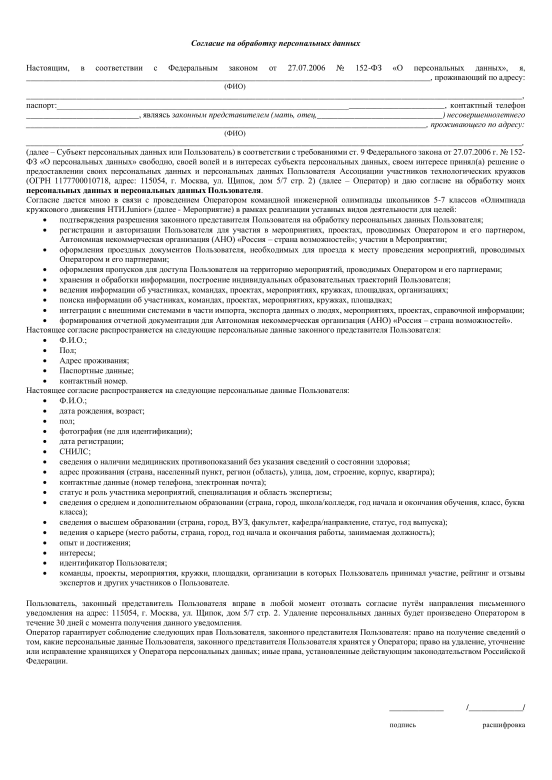
#> input picture default.jpg, 1654 x 2339 px, found by its file name (shown at 1/3 size)
$ python test.py
#> lines starting #> are read from the running program, lines starting #| are printed output that depends on the picture; after the words box and inside, x2 and y2 are one past the last pixel; in counts of white or black regions, pixels touching at a corner belong together
import cv2
import cv2.xfeatures2d as cv
from numpy import *
from matplotlib import pyplot as plt
import glob
from math import sqrt
import json


def MatchFeatures(img1, img2):
    sift = cv.SIFT_create()
    kp1, des1 = sift.detectAndCompute(img1, None)
    kp2, des2 = sift.detectAndCompute(img2, None)

    f=cv2.drawKeypoints(img1,kp1,None,[0,0,255],flags=cv2.DRAW_MATCHES_FLAGS_DRAW_RICH_KEYPOINTS)
    nf=cv2.drawKeypoints(img2,kp2,None,[255,0,0],flags=cv2.DRAW_MATCHES_FLAGS_DRAW_RICH_KEYPOINTS)

    bf = cv2.BFMatcher()
    matches = bf.knnMatch(des1,des2, k=2)

    good1 = []
    try:
        for m,n in matches:
            if m.distance < 0.75*n.distance:
                good1.append([m])
    except ValueError:
        print("not enough matches")
        return False, [], []

    matches = bf.knnMatch(des2,des1, k=2)

    good2 = []
    try:
        for m,n in matches:
            if m.distance < 0.75*n.distance:
                good2.append([m])
    except ValueError:
        print("not enough matches")
        return False, [], []

    good=[]
    A = []
    B = []
    for i in good1:
        img1_id1=i[0].queryIdx
        img2_id1=i[0].trainIdx
        (x1,y1)=kp1[img1_id1].pt
        (x2,y2)=kp2[img2_id1].pt

        for j in good2:
            img1_id2=j[0].queryIdx
            img2_id2=j[0].trainIdx

            (a1,b1)=kp2[img1_id2].pt
            (a2,b2)=kp1[img2_id2].pt

            if (a1 == x2 and b1 == y2) and (a2 == x1 and b2 == y1):
                good.append(i)
                A.append([a2, b2])
                B.append([a1, b1])

    result = cv2.drawMatchesKnn(img1,kp1,img2,kp2,good,None,[0,0,255],flags=2)
    if (len(B) > 5) and (len(B) > 5):
        ok = True
    else:
        ok = False
    return ok, transpose(A), transpose(B)


# [46 lines left out: function rigid_transform_3D, not called in this run]


# set window size
cv2.namedWindow("img", cv2.WINDOW_NORMAL)
cv2.resizeWindow('img', int(1080*2/3), 1080)

# default clear blank
default_img_name = "default.jpg"
img1 = cv2.imread(default_img_name, 0)
#> img1 is the input picture: shape (2339, 1654); min 0, max 255, mean 241.2
def_h = 720
img1 = cv2.resize(img1, (int(def_h*3/2), def_h))
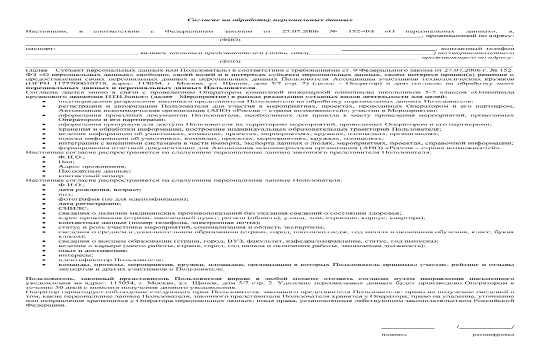
#> img1: shape (720, 1080) (shown at 1/2 size); min 0, max 255, mean 241.1

# user uploaded images
folder = "photos/"
file_names = glob.glob(folder + '*.jpg')
#print(file_names)

for i in range(len(file_names)):
    img2 = cv2.imread(file_names[i], 0)
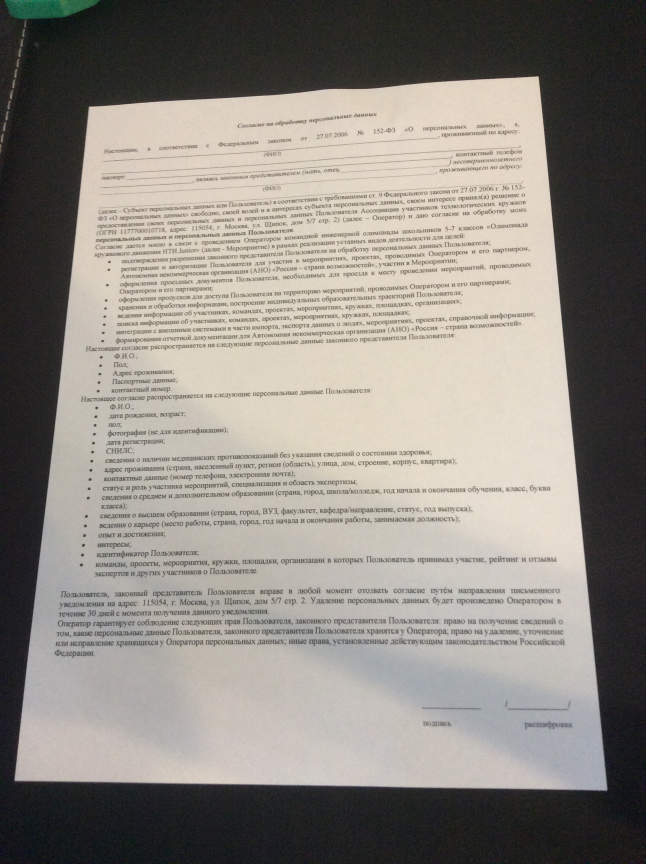
#> input picture photos/IMG_2068_empty.JPG, 1936 x 2592 px (shown at 1/3 size)
    h, w = img1.shape
    img2 = cv2.resize(img2, (int(def_h*3/2), def_h))
#> img2: shape (720, 1080)
    combo = cv2.addWeighted(img1,0.5,img2,0.5,0)
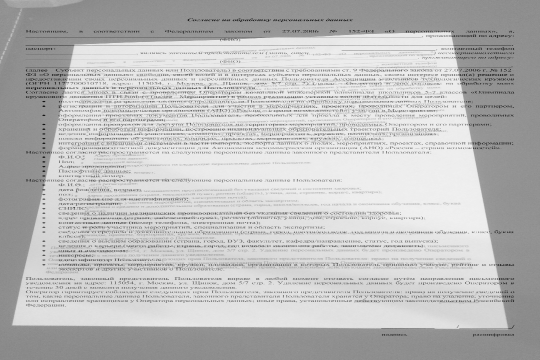
#> combo: shape (720, 1080) (shown at 1/2 size); min 12, max 242, mean 189.1
    ok, A, B = MatchFeatures(img1, img2)
#> in MatchFeatures, `kp1, des1 = sift.detectAndCompute(img1, None)`: kp1 = 3906 keypoints; strongest (x, y, size): (500, 176, 1.9), (302, 176, 1.8), (54, 176, 1.9), (87, 407, 2.6)
#> in MatchFeatures, `kp2, des2 = sift.detectAndCompute(img2, None)`: kp2 = 3377 keypoints; strongest (x, y, size): (155, 377, 1.8), (156, 369, 1.9), (138, 462, 2.3), (70, 616, 57.4)
#> in MatchFeatures, `f=cv2.drawKeypoints(img1,kp1,None,[0,0,255],flags=cv2.DRAW_MATCHES_FLA..`:
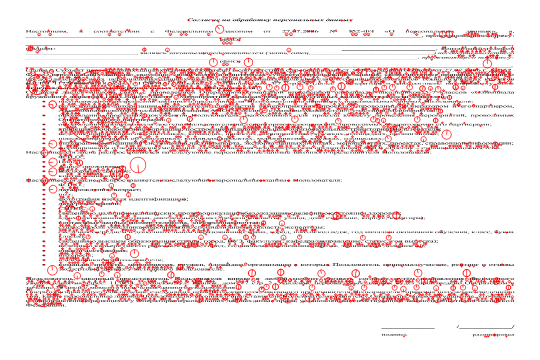
#> f: shape (720, 1080, 3) (shown at 1/2 size); mean of channels 0, 1, 2 225.7, 225.7, 242; drawn as B, G, R
#> in MatchFeatures, `nf=cv2.drawKeypoints(img2,kp2,None,[255,0,0],flags=cv2.DRAW_MATCHES_FL..`:
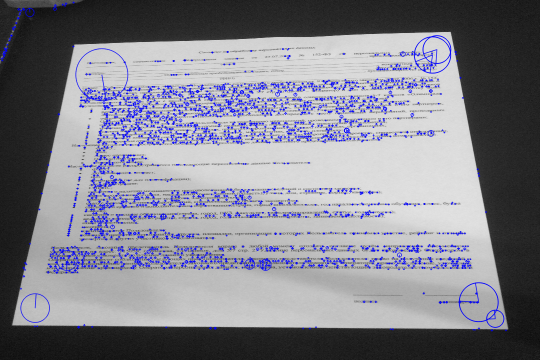
#> nf: shape (720, 1080, 3) (shown at 1/2 size); mean of channels 0, 1, 2 140, 130, 130; drawn as B, G, R
#> in MatchFeatures, `matches = bf.knnMatch(des1,des2, k=2)`: matches = 3906 matches
#> after the loop in MatchFeatures, `for m,n in matches:`: good1 = 349 matches
#> in MatchFeatures, `matches = bf.knnMatch(des2,des1, k=2)`: matches = 3377 matches
#> after the loop in MatchFeatures, `for m,n in matches:`: good2 = 276 matches
#> the loop in MatchFeatures, `for i in good1:` made 349 passes
#> (img1_id1, img2_id1, x1, y1, x2, y2) on passes 1 to 3: (27, 58, 60.71, 597.7, 100.9, 532.6), (28, 59, 60.71, 597.7, 100.9, 532.6), (31, 240, 61.54, 144.9, 171.5, 179.1)
#> after the loop in MatchFeatures, `for i in good1:`: A = 220 pairs, first value 60.71 to 1020.2, second value 67.55 to 669.6; B = 220 pairs, first value 100.9 to 932.5, second value 103.3 to 603.7; good = 220 matches
#> in MatchFeatures, `result = cv2.drawMatchesKnn(img1,kp1,img2,kp2,good,None,[0,0,255],flag..`:
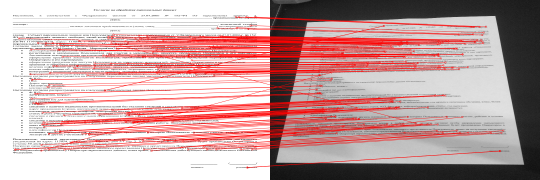
#> result: shape (720, 2160, 3) (shown at 1/4 size); mean of channels 0, 1, 2 163.2, 163.2, 196.1; drawn as B, G, R
#> ok = True
    if not ok:
        print("not ok.")
        #print(A)
        #print(B)
        continue
    #print(A)
    _, n = A.shape
    for i in range(n):
        cv2.line(combo, (int(A[0][i]), int(A[1][i])), (int(B[0][i]), int(B[1][i])), (0, 0, 255))
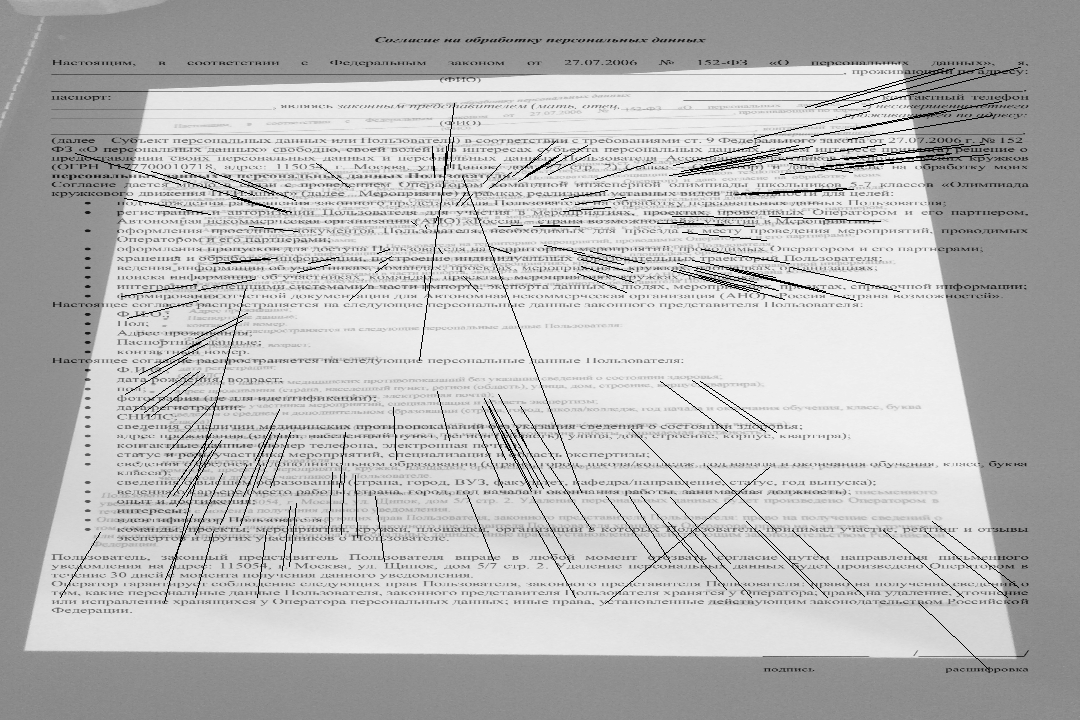
#> combo: shape (720, 1080); 1.5% of pixels changed, all inside (x1, y1, x2, y2) = (60, 67, 1021, 670)
    """
    for i in range(n):
        A[0][i] = A[0][i] * height / f
        A[1][i] = A[1][i] * height / f
        B[0][i] = B[0][i] * height / f
        B[1][i] = B[1][i] * height / f
    Z = [repeat(height, n)]
    A = append(A, Z, axis=0)
    B = append(B, Z, axis=0)
    # [4 lines of commented-out code are left out]
    ret_R, ret_t = rigid_transform_3D(A, B)
    print("Recovered rotation")
    print(ret_R)
    print("")
    print("Recovered translation")
    print(ret_t)
    print("")
    """
    cv2.imshow('img', combo)
    print("number of matches: " + str(n))
#| number of matches: 220
    k = cv2.waitKey(0) & 0xff
#> (key Esc is pressed here)
#> pass 2 of the loop `for i in range(len(file_names)):`:
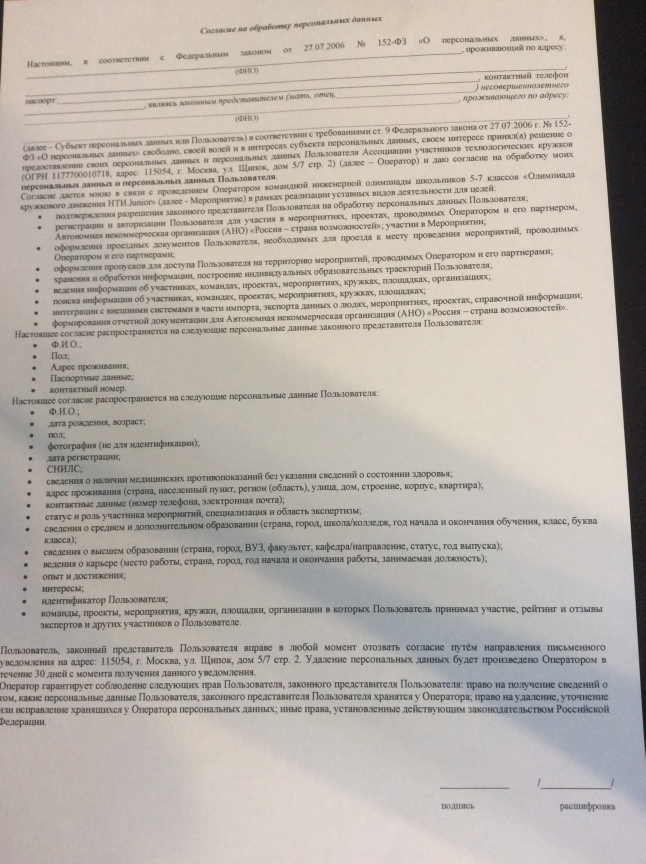
#> input picture photos/IMG_2069_empty.JPG, 1936 x 2592 px (shown at 1/3 size)
#> kp2 = 4899 keypoints; strongest (x, y, size): (47, 431, 2.6), (845, 175, 1.9), (62, 233, 2.4), (48, 411, 2.7)
#> in MatchFeatures (call 2), `nf=cv2.drawKeypoints(img2,kp2,None,[255,0,0],flags=cv2.DRAW_MATCHES_FL..`:
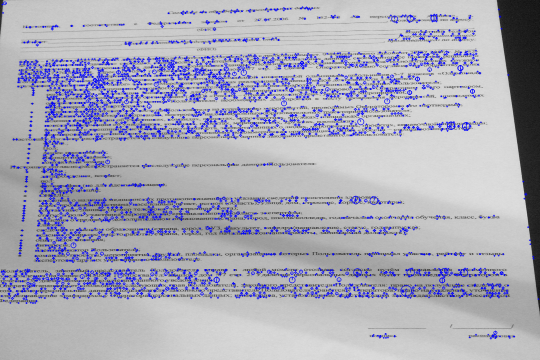
#> nf: shape (720, 1080, 3) (shown at 1/2 size); mean of channels 0, 1, 2 183.3, 168.7, 168.7; drawn as B, G, R
#> in MatchFeatures (call 2), `matches = bf.knnMatch(des1,des2, k=2)`: matches = 3906 matches
#> after the loop in MatchFeatures (call 2), `for m,n in matches:`: good1 = 527 matches
#> in MatchFeatures (call 2), `matches = bf.knnMatch(des2,des1, k=2)`: matches = 4899 matches
#> after the loop in MatchFeatures (call 2), `for m,n in matches:`: good2 = 466 matches
#> the loop in MatchFeatures (call 2), `for i in good1:` made 527 passes
#> (img1_id1, img2_id1, x1, y1, x2, y2) on passes 1 to 3: (31, 123, 61.54, 144.9, 47.7, 127.4), (40, 130, 66.46, 180, 48.49, 160), (44, 146, 68.29, 162.3, 51.51, 143.2)
#> after the loop `for i in range(n):`:
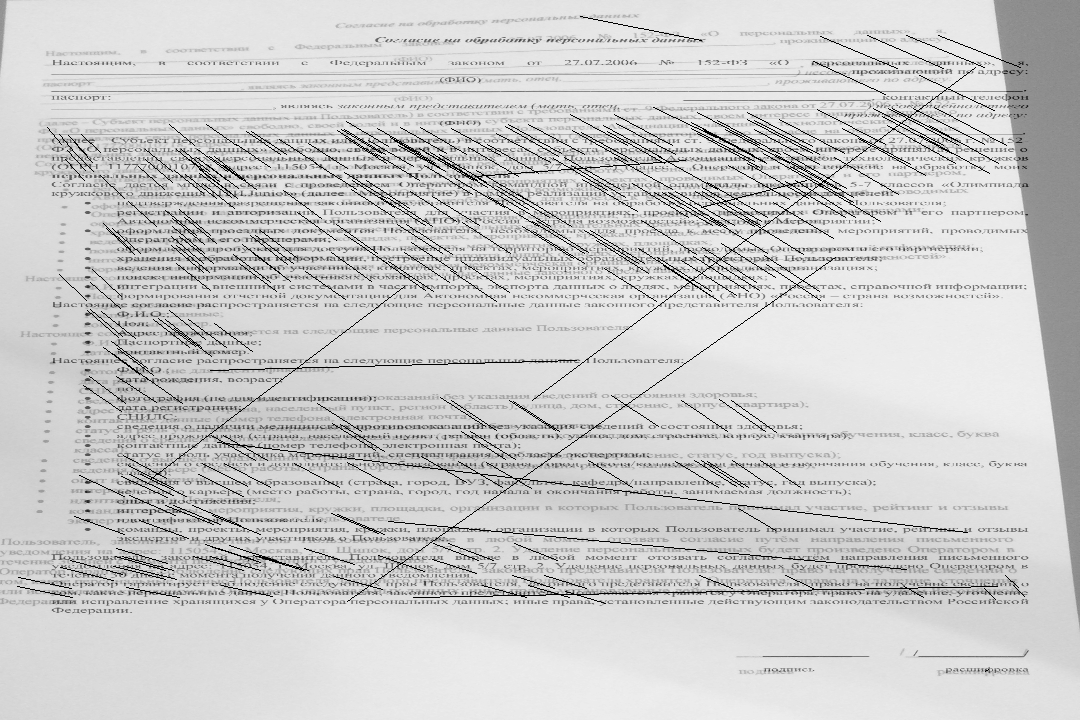
#> combo: shape (720, 1080); min 0, max 241, mean 205
#| number of matches: 451
#> (key Enter is pressed here)
#> pass 3 of the loop `for i in range(len(file_names)):`:
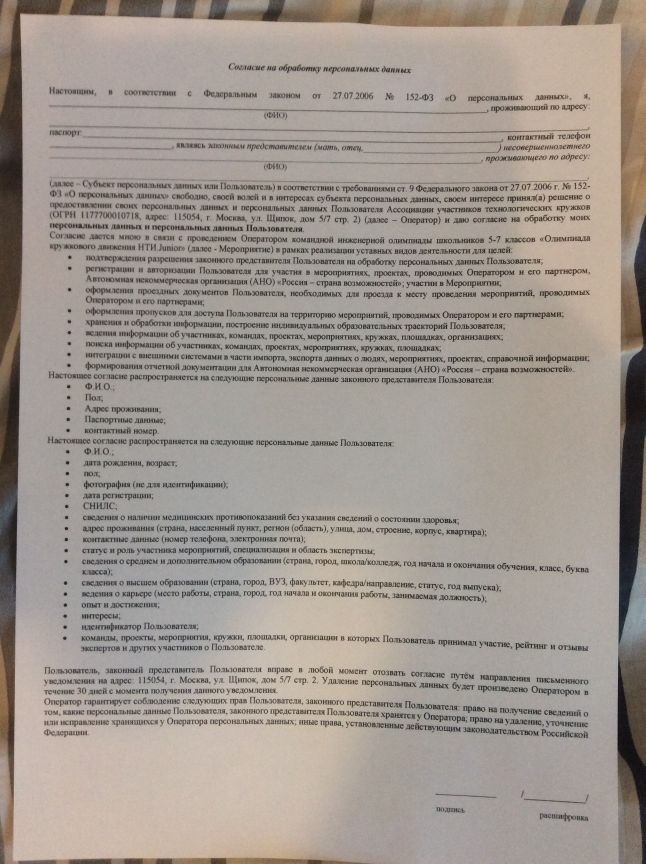
#> input picture photos/IMG_2070_empty.JPG, 1936 x 2592 px (shown at 1/3 size)
#> in MatchFeatures (call 3), `nf=cv2.drawKeypoints(img2,kp2,None,[255,0,0],flags=cv2.DRAW_MATCHES_FL..`:
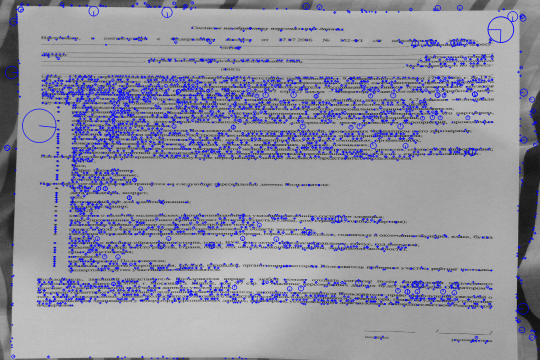
#> nf: shape (720, 1080, 3) (shown at 1/2 size); mean of channels 0, 1, 2 159, 144.5, 144.5; drawn as B, G, R
#> after the loop `for i in range(n):`:
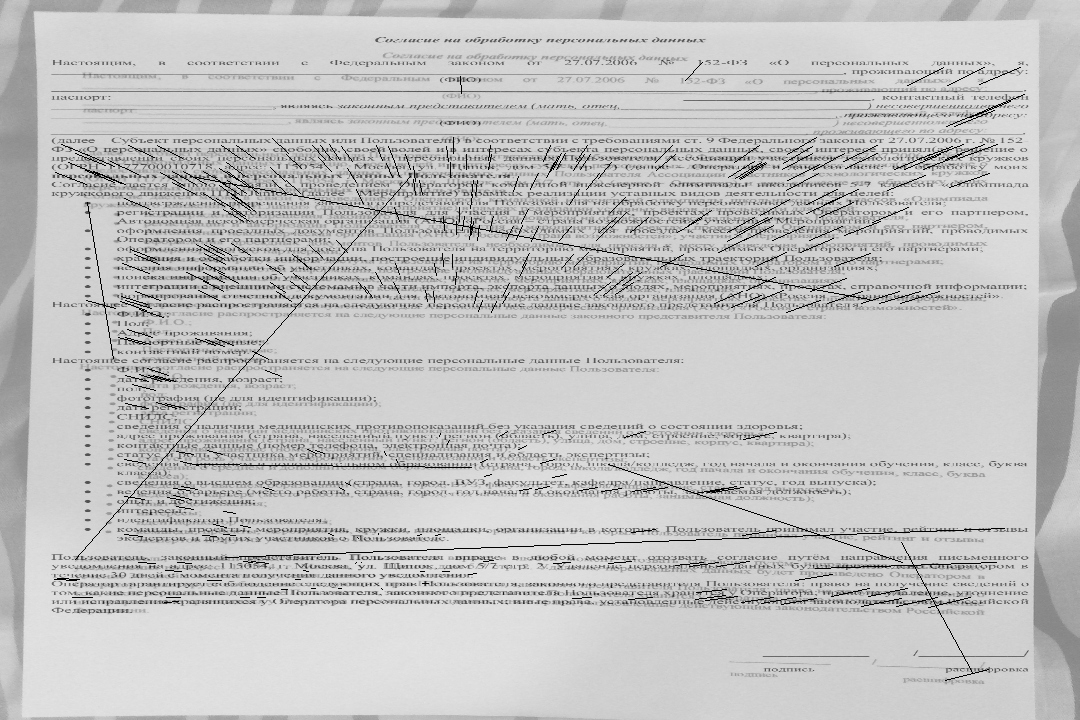
#> combo: shape (720, 1080); min 0, max 230, mean 194.6
#| number of matches: 482
